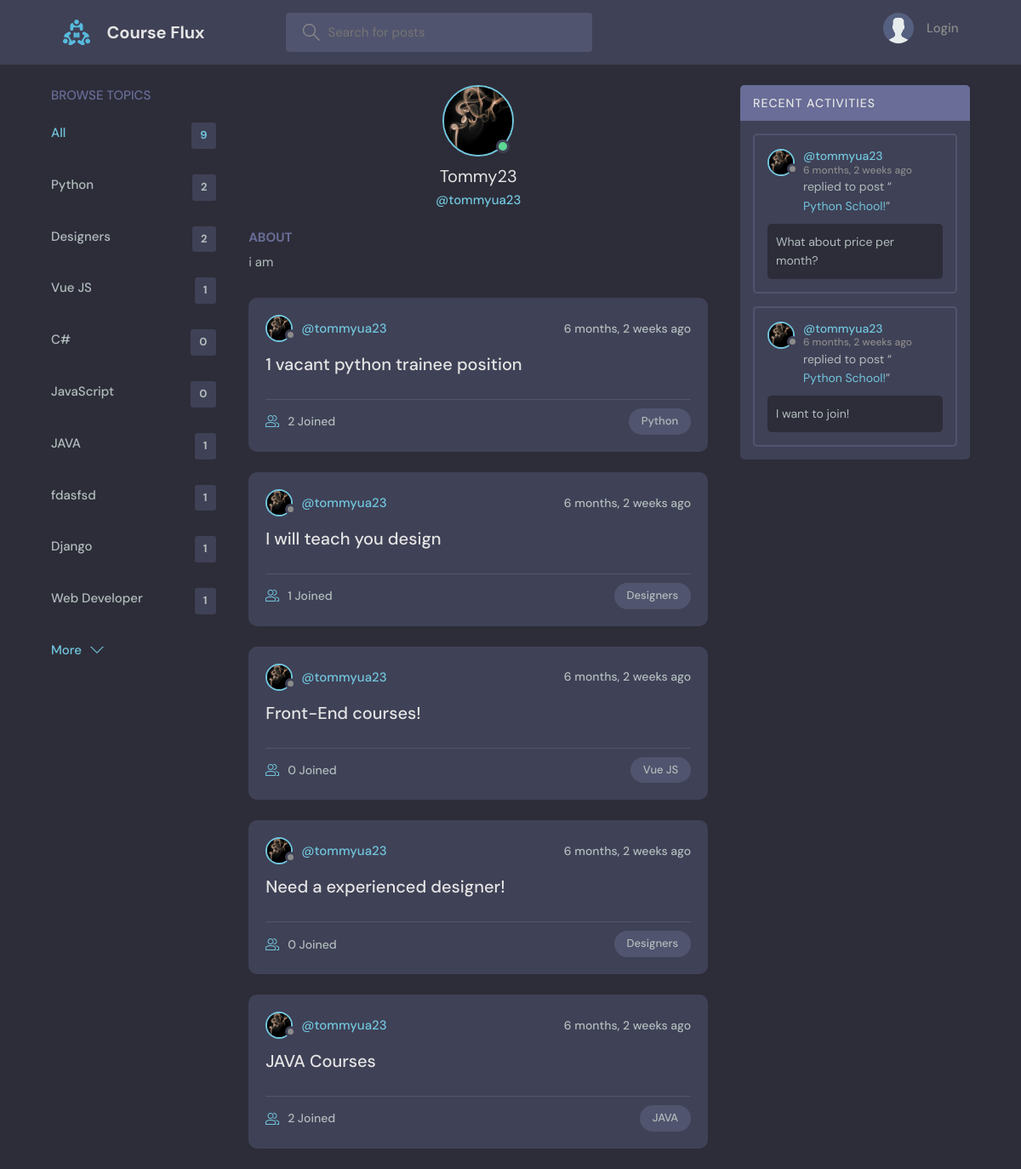
Screenshot of /profile/6/ with the database file from the repository.
### base/models.py (models this page shows, shortened)
class Topic(models.Model):
    name = models.CharField(max_length=200)

class User(AbstractUser):
    name = models.CharField(max_length=200, null=True)
    email = models.EmailField(unique=True, null=True)
    bio = models.TextField(null=True)
    avatar = models.ImageField(null=True, default="avatar.svg")

class Room(models.Model):
    host = models.ForeignKey(User, on_delete=models.SET_NULL, null=True)
    topic = models.ForeignKey(Topic, on_delete=models.SET_NULL, null=True)
    name = models.CharField(max_length=200)
    description = models.TextField(null=True, blank=True)
    participants = models.ManyToManyField(
        User, related_name='participants', blank=True)
    updated = models.DateTimeField(auto_now=True)
    created = models.DateTimeField(auto_now_add=True)
    class Meta:
        ordering = ['-updated', '-created']
    def __str__(self):
        return self.name

class Message(models.Model):
    user = models.ForeignKey(User, on_delete=models.CASCADE)
    room = models.ForeignKey(Room, on_delete=models.CASCADE)
    body = models.TextField()
    updated = models.DateTimeField(auto_now=True)
    created = models.DateTimeField(auto_now_add=True)
    class Meta:
        ordering = ['-updated', '-created']

### base/views.py (the view)
# urls.py: path('profile/<str:pk>/', views.userProfile, name="user-profile"),
def userProfile(request, pk):
    user = User.objects.get(id=pk)
    rooms = user.room_set.all()
    room_messages = user.message_set.all()
    topics = Topic.objects.all()
    context = {'user': user, 'rooms': rooms,
               'room_messages': room_messages, 'topics': topics}
    return render(request, 'base/profile.html', context)

### base/templates/base/profile.html (shortened to what this page needs)
{% extends './main.html' %}
{% block content %}
<main class="profile-page layout layout--3">
  <div class="container">
    {% include 'base/topics_component.html' %}
    <div class="roomList">
      <div class="profile">
        <div class="profile__avatar">
          <div class="avatar avatar--large active">
            <img src="{{user.avatar.url}}" />
          </div>
        </div>
        <div class="profile__info">
          <h3>{{user.name}}</h3>
          <p>@{{user.username}}</p>
        </div>
        <div class="profile__about">
          <h3>About</h3>
          <p>
            {{user.bio}}
          </p>
        </div>
      </div>
      {% include 'base/feed_component.html' %}
    </div>
    {% include 'base/activity_component.html' %}
  </div>
</main>
{% endblock content %}

### base/templates/base/main.html (shortened to what this page needs)
<!DOCTYPE html>
{% load static %}
<html lang="en">
<head>
    <link rel="stylesheet" href="{% static 'styles/style.css' %}" />
</head>
<body>
    {% include './navbar.html' %}
    {% block content %}
    {% endblock %}
</body>
</html>

### base/templates/base/navbar.html (shortened to what this page needs)
{% load static %}
<header class="header header--loggedIn">
    <div class="container">
        <a href="{% url 'home' %}" class="header__logo">
            <img src="{% static 'images/logo.svg' %}" />
            <h1>Course Flux</h1>
        </a>
        <form class="header__search" method="GET" action="{% url 'home' %}">
            <label>
                <input name="q" placeholder="Search for posts" />
            </label>
        </form>
        <nav class="header__menu">
            {% if request.user.is_authenticated %}
            <div class="header__user">
                <a href="{% url 'user-profile' request.user.id %}">
                    <div class="avatar avatar--medium active">
                        <img src="{{request.user.avatar.url}}" />
                    </div>
                    <p>{{request.user.username}} <span>@{{request.user.username}}</span></p>
                </a>
                <button class="dropdown-button">
                    <svg version="1.1" xmlns="http://www.w3.org/2000/svg" width="32" height="32" viewBox="0 0 32 32">
                        <title>chevron-down</title>
                        <path d="M16 21l-13-13h-3l16 16 16-16h-3l-13 13z"></path>
                    </svg>
                </button>
            </div>
            {% else %}
            <a href="{% url 'login' %}">
                <img src="{% static 'images/avatar.svg' %}" />
                <p>Login</p>
            </a>
            {% endif %}
        </nav>
    </div>
</header>

### base/templates/base/topics_component.html
<div class="topics">
    <div class="topics__header">
        <h2>Browse Topics</h2>
    </div>
    <ul class="topics__list">
        <li>
            <a href="{% url 'home' %}" class="active">All <span>{{topics.count}}</span></a>
        </li>
        {% for topic in topics %}
        <li>
            <a href="{% url 'home' %}?q={{topic.name}}">{{topic.name}}<span>{{topic.room_set.all.count}}</span></a>
        </li>
        {% endfor %}
    </ul>
    <a class="btn btn--link" href="{% url 'topics' %}">
        More
        <svg version="1.1" xmlns="http://www.w3.org/2000/svg" width="32" height="32" viewBox="0 0 32 32">
            <title>chevron-down</title>
            <path d="M16 21l-13-13h-3l16 16 16-16h-3l-13 13z"></path>
        </svg>
    </a>
</div>

### base/templates/base/feed_component.html (shortened to what this page needs)
{% for room in rooms %}
<div class="roomListRoom">
    <div class="roomListRoom__header">
        <a href="{% url 'user-profile' room.host.id %}" class="roomListRoom__author">
            <div class="avatar avatar--small">
                <img src="{{room.host.avatar.url}}" />
            </div>
            <span>@{{room.host.username}}</span>
        </a>
        <div class="roomListRoom__actions">
            <span>{{room.created|timesince}} ago</span>
        </div>
    </div>
    <div class="roomListRoom__content">
        <a href="{% url 'room' room.id %}">{{room.name}}</a>
    </div>
    <div class="roomListRoom__meta">
        <a href="{% url 'room' room.id %}" class="roomListRoom__joined">
            {{room.participants.all.count}} Joined
        </a>
        <p class="roomListRoom__topic">{{room.topic.name}}</p>
    </div>
</div>
{% endfor %}

### base/templates/base/activity_component.html (shortened to what this page needs)
<div class="activities">
    <div class="activities__header">
        <h2>Recent Activities</h2>
    </div>
    {% for message in room_messages %}
    <div class="activities__box">
        <div class="activities__boxHeader roomListRoom__header">
            <a href="{% url 'user-profile' message.user.id %}" class="roomListRoom__author">
                <div class="avatar avatar--small">
                    <img src="{{message.user.avatar.url}}" />
                </div>
                <p>
                    @{{message.user.username}}
                    <span>{{message.created|timesince}} ago</span>
                </p>
            </a>
        </div>
        <div class="activities__boxContent">
            <p>replied to post “<a href="{% url 'room' message.room.id %}">{{message.room}}</a>”</p>
            <div class="activities__boxRoomContent">{{message.body}}</div>
        </div>
    </div>
    {% endfor %}
</div>

### rows the page displays
Topic: name "Python", room_set.all.count "2"
Topic: name "Designers", room_set.all.count "2"
Topic: name "Vue JS", room_set.all.count "1"
Topic: name "C#", room_set.all.count "0"
Topic: name "JavaScript", room_set.all.count "0"
Topic: name "JAVA", room_set.all.count "1"
Topic: name "fdasfsd", room_set.all.count "1"
Topic: name "Django", room_set.all.count "1"
Topic: name "Web Developer", room_set.all.count "1"
User: avatar (picture), name "Tommy23", username "tommyua23", bio "i am"
Room: host.avatar (picture), host.username "tommyua23", created "6 months, 2 weeks", name "1 vacant python trainee position", participants.all.count "2", topic.name "Python"
Room: host.avatar (picture), host.username "tommyua23", created "6 months, 2 weeks", name "I will teach you design", participants.all.count "1", topic.name "Designers"
Room: host.avatar (picture), host.username "tommyua23", created "6 months, 2 weeks", name "Front-End courses!", participants.all.count "0", topic.name "Vue JS"
Room: host.avatar (picture), host.username "tommyua23", created "6 months, 2 weeks", name "Need a experienced designer!", participants.all.count "0", topic.name "Designers"
Room: host.avatar (picture), host.username "tommyua23", created "6 months, 2 weeks", name "JAVA Courses", participants.all.count "2", topic.name "JAVA"
Message: user.avatar (picture), user.username "tommyua23", created "6 months, 2 weeks", room "Python School!", body "What about price per month?"
Message: user.avatar (picture), user.username "tommyua23", created "6 months, 2 weeks", room "Python School!", body "I want to join!"

### other values shown
{{ topics.count }} "9"
